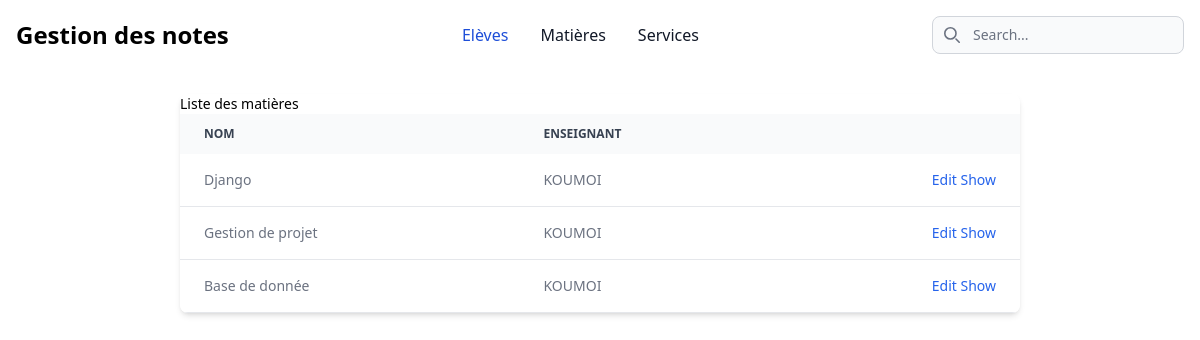
Page /notes/matieres/ (signed in) on the committed database.
### notes/models.py (models this page shows, shortened)
class Matiere(models.Model):
    nom = models.CharField(unique=True,max_length=50)
    enseignant = models.ForeignKey(Enseignant,on_delete=models.CASCADE)
    niveaus = models.ManyToManyField('Niveau')
    class Meta:
        verbose_name_plural = "Matières"

class Personne(models.Model):
    nom = models.CharField(max_length=50)
    prenom = models.CharField(max_length=50)
    date_naissance = models.DateField()
    user = models.OneToOneField(User, on_delete=models.CASCADE)
    sexe = models.CharField(max_length=100,choices=(('M','Masculin'),('F','Feminin')))
    class Meta:
        abstract = True

class Enseignant(Personne):
    def __str__(self) -> str:
        return self.nom + " " + self.prenom

### notes/views.py (the view)
# urls.py: path('matieres/', views.matieres, name="matieres"),
@login_required(login_url="/accounts/login/")
@permission_required("notes.view_matiere")
def matieres(request):
    matieres = Matiere.objects.all()
    return render(request, 'matieres/index.html', {'matieres': matieres})

### notes/templates/matieres/index.html (shortened to what this page needs)
{% extends 'base.html' %}
{% block content %}
<div class="relative overflow-x-auto shadow-md sm:rounded-lg w-85">
    <h2 class="text-sm">Liste des matières</h2>
    <table class="w-full text-sm text-left text-gray-500 dark:text-gray-400">
        <thead class="text-xs text-gray-700 uppercase bg-gray-50 dark:bg-gray-700 dark:text-gray-400">
            <tr>
                <th scope="col" class="px-6 py-3">Nom </th>
                <th scope="col" class="px-6 py-3">Enseignant</th>
                <th scope="col" class="px-6 py-3">
                </th>
            </tr>
        </thead>
        <tbody>
            {% for matiere in matieres %}
            <tr
                class="bg-white border-b dark:bg-gray-800 dark:border-gray-700 hover:bg-gray-50 dark:hover:bg-gray-600">
                <td class="px-6 py-4">{{ matiere.nom }}</td>
                <td class="px-6 py-4">{{ matiere.enseignant.nom }}</td>
                <td class="px-6 py-4 text-right">
                    <a href="#"
                        class="font-medium text-blue-600 dark:text-blue-500 hover:underline">Edit</a>
                        <a href="/notes/matiere/{{ matiere.id }}/"
                        class="font-medium text-blue-600 dark:text-blue-500 hover:underline">Show</a>
                </td>
            </tr>
           {% endfor %}
        </tbody>
    </table>
</div>
{% endblock content %}

### rows in the picture
Matiere: nom "Django", enseignant.nom "KOUMOI"
Matiere: nom "Gestion de projet", enseignant.nom "KOUMOI"
Matiere: nom "Base de donnée", enseignant.nom "KOUMOI"
